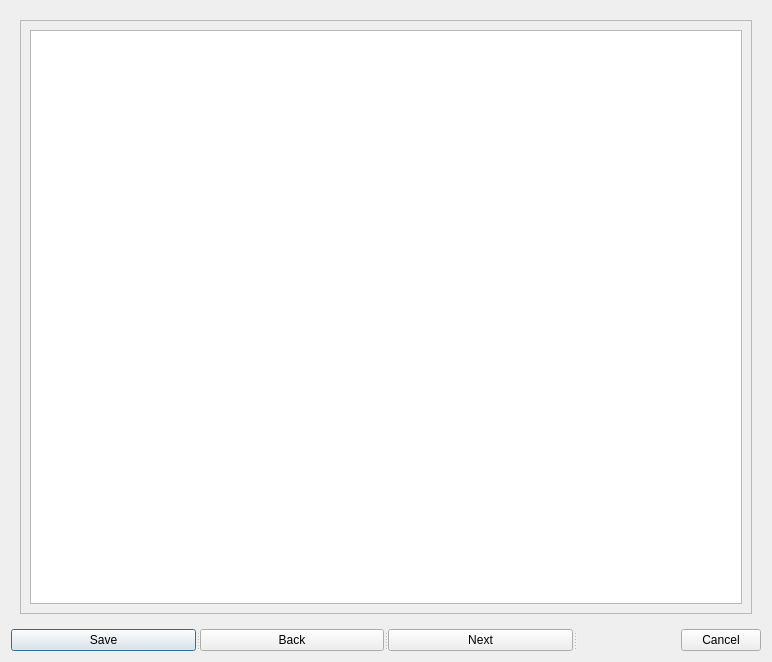
<?xml version="1.0" encoding="UTF-8"?>
<ui version="4.0">
 <class>NewUserDialog</class>
 <widget class="QDialog" name="NewUserDialog">
  <property name="geometry">
   <rect>
    <x>0</x>
    <y>0</y>
    <width>772</width>
    <height>662</height>
   </rect>
  </property>
  <property name="windowTitle">
   <string>Dialog</string>
  </property>
  <layout class="QGridLayout" name="gridLayout">
   <item row="0" column="0">
    <widget class="QStackedWidget" name="stackedWidget">
     <widget class="QWidget" name="UserNew">
      <layout class="QGridLayout" name="gridLayout_2">
       <item row="0" column="0">
        <widget class="QScrollArea" name="scrollArea">
         <property name="widgetResizable">
          <bool>true</bool>
         </property>
         <widget class="QWidget" name="scrollAreaWidgetContents">
          <property name="geometry">
           <rect>
            <x>0</x>
            <y>0</y>
            <width>744</width>
            <height>554</height>
           </rect>
          </property>
          <layout class="QGridLayout" name="gridLayout_3">
           <item row="0" column="0">
            <widget class="QTableView" name="newUserEdit"/>
           </item>
          </layout>
         </widget>
        </widget>
       </item>
      </layout>
     </widget>
     <widget class="QWidget" name="Department">
      <layout class="QGridLayout" name="gridLayout_6">
       <item row="0" column="0">
        <widget class="QScrollArea" name="scrollArea_4">
         <property name="widgetResizable">
          <bool>true</bool>
         </property>
         <widget class="QWidget" name="scrollAreaWidgetContents_4">
          <property name="geometry">
           <rect>
            <x>0</x>
            <y>0</y>
            <width>744</width>
            <height>554</height>
           </rect>
          </property>
          <layout class="QGridLayout" name="gridLayout_9">
           <item row="0" column="0">
            <widget class="QTableView" name="departmentEdit"/>
           </item>
          </layout>
         </widget>
        </widget>
       </item>
      </layout>
     </widget>
     <widget class="QWidget" name="Address">
      <layout class="QGridLayout" name="gridLayout_5">
       <item row="0" column="0">
        <widget class="QScrollArea" name="scrollArea_3">
         <property name="widgetResizable">
          <bool>true</bool>
         </property>
         <widget class="QWidget" name="scrollAreaWidgetContents_3">
          <property name="geometry">
           <rect>
            <x>0</x>
            <y>0</y>
            <width>744</width>
            <height>594</height>
           </rect>
          </property>
          <layout class="QGridLayout" name="gridLayout_8">
           <item row="0" column="0">
            <widget class="QTableView" name="addressEdit"/>
           </item>
          </layout>
         </widget>
        </widget>
       </item>
      </layout>
     </widget>
     <widget class="QWidget" name="Role">
      <layout class="QGridLayout" name="gridLayout_4">
       <item row="0" column="0">
        <widget class="QScrollArea" name="scrollArea_2">
         <property name="widgetResizable">
          <bool>true</bool>
         </property>
         <widget class="QWidget" name="scrollAreaWidgetContents_2">
          <property name="geometry">
           <rect>
            <x>0</x>
            <y>0</y>
            <width>744</width>
            <height>554</height>
           </rect>
          </property>
          <layout class="QGridLayout" name="gridLayout_7">
           <item row="0" column="0">
            <widget class="QTableView" name="roleEdit"/>
           </item>
          </layout>
         </widget>
        </widget>
       </item>
      </layout>
     </widget>
    </widget>
   </item>
   <item row="1" column="0">
    <widget class="QSplitter" name="splitter">
     <property name="orientation">
      <enum>Qt::Horizontal</enum>
     </property>
     <widget class="QPushButton" name="save">
      <property name="text">
       <string>Save</string>
      </property>
     </widget>
     <widget class="QPushButton" name="back">
      <property name="text">
       <string>Back</string>
      </property>
     </widget>
     <widget class="QPushButton" name="next">
      <property name="text">
       <string>Next</string>
      </property>
     </widget>
     <widget class="QDialogButtonBox" name="buttonBox">
      <property name="orientation">
       <enum>Qt::Horizontal</enum>
      </property>
      <property name="standardButtons">
       <set>QDialogButtonBox::Cancel</set>
      </property>
      <property name="centerButtons">
       <bool>false</bool>
      </property>
     </widget>
    </widget>
   </item>
  </layout>
 </widget>
 <resources/>
 <connections>
  <connection>
   <sender>buttonBox</sender>
   <signal>accepted()</signal>
   <receiver>NewUserDialog</receiver>
   <slot>accept()</slot>
   <hints>
    <hint type="sourcelabel">
     <x>248</x>
     <y>254</y>
    </hint>
    <hint type="destinationlabel">
     <x>157</x>
     <y>274</y>
    </hint>
   </hints>
  </connection>
  <connection>
   <sender>buttonBox</sender>
   <signal>rejected()</signal>
   <receiver>NewUserDialog</receiver>
   <slot>reject()</slot>
   <hints>
    <hint type="sourcelabel">
     <x>316</x>
     <y>260</y>
    </hint>
    <hint type="destinationlabel">
     <x>286</x>
     <y>274</y>
    </hint>
   </hints>
  </connection>
 </connections>
</ui>
